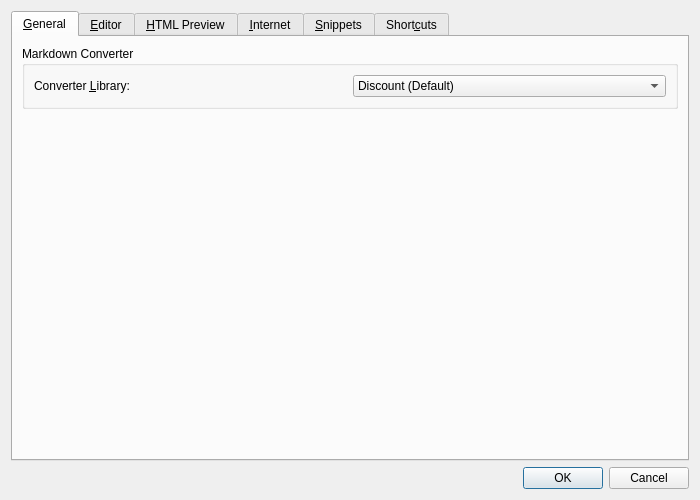
<?xml version="1.0" encoding="UTF-8"?>
<ui version="4.0">
 <class>OptionsDialog</class>
 <widget class="QDialog" name="OptionsDialog">
  <property name="geometry">
   <rect>
    <x>0</x>
    <y>0</y>
    <width>700</width>
    <height>500</height>
   </rect>
  </property>
  <property name="windowTitle">
   <string>Options...</string>
  </property>
  <layout class="QVBoxLayout" name="verticalLayout">
   <item>
    <widget class="QTabWidget" name="tabWidget">
     <property name="currentIndex">
      <number>0</number>
     </property>
     <widget class="QWidget" name="generalTab">
      <attribute name="title">
       <string>&amp;General</string>
      </attribute>
      <layout class="QVBoxLayout" name="verticalLayout_6">
       <item>
        <widget class="QGroupBox" name="converterGroupBox">
         <property name="title">
          <string>Markdown Converter</string>
         </property>
         <layout class="QHBoxLayout" name="horizontalLayout_2">
          <item>
           <widget class="QLabel" name="converterLabel">
            <property name="text">
             <string>Converter &amp;Library:</string>
            </property>
            <property name="buddy">
             <cstring>converterComboBox</cstring>
            </property>
           </widget>
          </item>
          <item>
           <widget class="QComboBox" name="converterComboBox">
            <item>
             <property name="text">
              <string extracomment="Name of a Markdown to HTML converter library">Discount (Default)</string>
             </property>
            </item>
            <item>
             <property name="text">
              <string extracomment="Name of a Markdown to HTML converter library">Hoedown</string>
             </property>
            </item>
            <item>
             <property name="text">
              <string>Reveal.js (Presentation)</string>
             </property>
            </item>
           </widget>
          </item>
         </layout>
        </widget>
       </item>
       <item>
        <spacer name="verticalSpacer_4">
         <property name="orientation">
          <enum>Qt::Vertical</enum>
         </property>
         <property name="sizeHint" stdset="0">
          <size>
           <width>20</width>
           <height>213</height>
          </size>
         </property>
        </spacer>
       </item>
      </layout>
     </widget>
     <widget class="QWidget" name="editorTab">
      <attribute name="title">
       <string>&amp;Editor</string>
      </attribute>
      <layout class="QVBoxLayout" name="verticalLayout_2">
       <item>
        <widget class="QGroupBox" name="fontGroupBox">
         <property name="title">
          <string>Font</string>
         </property>
         <layout class="QVBoxLayout" name="verticalLayout_11">
          <item>
           <layout class="QHBoxLayout" name="horizontalLayout_4">
            <item>
             <widget class="QLabel" name="familyLabel">
              <property name="text">
               <string>&amp;Family:</string>
              </property>
              <property name="buddy">
               <cstring>fontComboBox</cstring>
              </property>
             </widget>
            </item>
            <item>
             <widget class="QFontComboBox" name="fontComboBox"/>
            </item>
            <item>
             <spacer name="horizontalSpacer_3">
              <property name="orientation">
               <enum>Qt::Horizontal</enum>
              </property>
              <property name="sizeType">
               <enum>QSizePolicy::Minimum</enum>
              </property>
              <property name="sizeHint" stdset="0">
               <size>
                <width>40</width>
                <height>6</height>
               </size>
              </property>
             </spacer>
            </item>
            <item>
             <widget class="QLabel" name="sizeLabel">
              <property name="text">
               <string>Si&amp;ze:</string>
              </property>
              <property name="buddy">
               <cstring>sizeComboBox</cstring>
              </property>
             </widget>
            </item>
            <item>
             <widget class="QComboBox" name="sizeComboBox">
              <property name="sizePolicy">
               <sizepolicy hsizetype="Preferred" vsizetype="Fixed">
                <horstretch>0</horstretch>
                <verstretch>0</verstretch>
               </sizepolicy>
              </property>
             </widget>
            </item>
            <item>
             <spacer name="horizontalSpacer_4">
              <property name="orientation">
               <enum>Qt::Horizontal</enum>
              </property>
              <property name="sizeHint" stdset="0">
               <size>
                <width>40</width>
                <height>20</height>
               </size>
              </property>
             </spacer>
            </item>
           </layout>
          </item>
          <item>
           <widget class="QCheckBox" name="sourceSingleSizedCheckBox">
            <property name="text">
             <string>Markdown Source at Single Size</string>
            </property>
           </widget>
          </item>
         </layout>
        </widget>
       </item>
       <item>
        <widget class="QGroupBox" name="tabsGroupBox">
         <property name="title">
          <string>Tabs</string>
         </property>
         <layout class="QHBoxLayout" name="horizontalLayout_3">
          <item>
           <widget class="QLabel" name="tabWidthLabel">
            <property name="text">
             <string>&amp;Tab width:</string>
            </property>
            <property name="buddy">
             <cstring>tabWidthSpinBox</cstring>
            </property>
           </widget>
          </item>
          <item>
           <widget class="QSpinBox" name="tabWidthSpinBox">
            <property name="minimum">
             <number>1</number>
            </property>
            <property name="maximum">
             <number>16</number>
            </property>
            <property name="value">
             <number>8</number>
            </property>
           </widget>
          </item>
          <item>
           <widget class="QCheckBox" name="indentWithSpacesCheckBox">
            <property name="text">
             <string>Use spaces instead of tabs</string>
            </property>
           </widget>
          </item>
          <item>
           <widget class="QCheckBox" name="keepIndentationCheckBox">
            <property name="text">
             <string>Keep indentation of previous line</string>
            </property>
           </widget>
          </item>
          <item>
           <spacer name="horizontalSpacer">
            <property name="orientation">
             <enum>Qt::Horizontal</enum>
            </property>
            <property name="sizeHint" stdset="0">
             <size>
              <width>40</width>
              <height>20</height>
             </size>
            </property>
           </spacer>
          </item>
         </layout>
        </widget>
       </item>
       <item>
        <widget class="QGroupBox" name="otherGroupBox">
         <property name="title">
          <string>Other</string>
         </property>
         <layout class="QVBoxLayout" name="verticalLayout_10">
          <item>
           <layout class="QHBoxLayout" name="horizontalLayout">
            <item>
             <widget class="QCheckBox" name="rulerEnableCheckBox">
              <property name="text">
               <string>Display right margin at column:</string>
              </property>
             </widget>
            </item>
            <item>
             <widget class="QSpinBox" name="rulerPosSpinBox">
              <property name="enabled">
               <bool>false</bool>
              </property>
              <property name="minimum">
               <number>1</number>
              </property>
              <property name="maximum">
               <number>999</number>
              </property>
              <property name="value">
               <number>80</number>
              </property>
             </widget>
            </item>
            <item>
             <spacer name="horizontalSpacer_2">
              <property name="orientation">
               <enum>Qt::Horizontal</enum>
              </property>
              <property name="sizeHint" stdset="0">
               <size>
                <width>40</width>
                <height>20</height>
               </size>
              </property>
             </spacer>
            </item>
           </layout>
          </item>
          <item>
           <widget class="QCheckBox" name="lineColumnCheckBox">
            <property name="text">
             <string>Show cursor position in status bar</string>
            </property>
           </widget>
          </item>
         </layout>
        </widget>
       </item>
       <item>
        <spacer name="verticalSpacer">
         <property name="orientation">
          <enum>Qt::Vertical</enum>
         </property>
         <property name="sizeType">
          <enum>QSizePolicy::Expanding</enum>
         </property>
         <property name="sizeHint" stdset="0">
          <size>
           <width>20</width>
           <height>146</height>
          </size>
         </property>
        </spacer>
       </item>
      </layout>
     </widget>
     <widget class="QWidget" name="htmlPreviewTab">
      <attribute name="title">
       <string>&amp;HTML Preview</string>
      </attribute>
      <layout class="QVBoxLayout" name="verticalLayout_7">
       <item>
        <widget class="QGroupBox" name="previewFontsGroupBox">
         <property name="title">
          <string>Fonts</string>
         </property>
         <layout class="QGridLayout" name="gridLayout_2">
          <item row="0" column="5">
           <spacer name="horizontalSpacer_5">
            <property name="orientation">
             <enum>Qt::Horizontal</enum>
            </property>
            <property name="sizeHint" stdset="0">
             <size>
              <width>40</width>
              <height>20</height>
             </size>
            </property>
           </spacer>
          </item>
          <item row="2" column="0">
           <widget class="QLabel" name="sansSerifFontLabel">
            <property name="text">
             <string>S&amp;ans Serif Font:</string>
            </property>
            <property name="buddy">
             <cstring>sansSerifFontComboBox</cstring>
            </property>
           </widget>
          </item>
          <item row="2" column="1">
           <widget class="QFontComboBox" name="sansSerifFontComboBox"/>
          </item>
          <item row="0" column="1">
           <widget class="QFontComboBox" name="standardFontComboBox"/>
          </item>
          <item row="0" column="0">
           <widget class="QLabel" name="standardFontLabel">
            <property name="text">
             <string>S&amp;tandard Font:</string>
            </property>
            <property name="buddy">
             <cstring>standardFontComboBox</cstring>
            </property>
           </widget>
          </item>
          <item row="1" column="1">
           <widget class="QFontComboBox" name="serifFontComboBox"/>
          </item>
          <item row="3" column="3">
           <widget class="QLabel" name="defaultFixedSizeLabel">
            <property name="text">
             <string>Size:</string>
            </property>
           </widget>
          </item>
          <item row="1" column="0">
           <widget class="QLabel" name="serifFontLabel">
            <property name="text">
             <string>Se&amp;rif Font:</string>
            </property>
            <property name="buddy">
             <cstring>serifFontComboBox</cstring>
            </property>
           </widget>
          </item>
          <item row="3" column="4">
           <widget class="QComboBox" name="defaultFixedSizeComboBox">
            <property name="sizePolicy">
             <sizepolicy hsizetype="Preferred" vsizetype="Fixed">
              <horstretch>0</horstretch>
              <verstretch>0</verstretch>
             </sizepolicy>
            </property>
           </widget>
          </item>
          <item row="0" column="3">
           <widget class="QLabel" name="defaultSizeLabel">
            <property name="text">
             <string>Size:</string>
            </property>
           </widget>
          </item>
          <item row="0" column="4">
           <widget class="QComboBox" name="defaultSizeComboBox">
            <property name="sizePolicy">
             <sizepolicy hsizetype="Preferred" vsizetype="Fixed">
              <horstretch>0</horstretch>
              <verstretch>0</verstretch>
             </sizepolicy>
            </property>
           </widget>
          </item>
          <item row="3" column="1">
           <widget class="QFontComboBox" name="fixedFontComboBox"/>
          </item>
          <item row="3" column="0">
           <widget class="QLabel" name="fixedFontLabel">
            <property name="text">
             <string>&amp;Fixed Font:</string>
            </property>
            <property name="buddy">
             <cstring>fixedFontComboBox</cstring>
            </property>
           </widget>
          </item>
          <item row="0" column="2">
           <spacer name="horizontalSpacer_6">
            <property name="orientation">
             <enum>Qt::Horizontal</enum>
            </property>
            <property name="sizeType">
             <enum>QSizePolicy::Minimum</enum>
            </property>
            <property name="sizeHint" stdset="0">
             <size>
              <width>40</width>
              <height>6</height>
             </size>
            </property>
           </spacer>
          </item>
         </layout>
        </widget>
       </item>
       <item>
        <widget class="QGroupBox" name="mathGroupBox">
         <property name="title">
          <string>Math Support</string>
         </property>
         <layout class="QVBoxLayout" name="verticalLayout_9">
          <item>
           <widget class="QCheckBox" name="mathSupportCheckBox">
            <property name="text">
             <string>Enable Math Support</string>
            </property>
           </widget>
          </item>
          <item>
           <widget class="QCheckBox" name="mathInlineCheckBox">
            <property name="text">
             <string>Enable LaTeX syntax for inline Math</string>
            </property>
           </widget>
          </item>
         </layout>
        </widget>
       </item>
       <item>
        <spacer name="verticalSpacer_5">
         <property name="orientation">
          <enum>Qt::Vertical</enum>
         </property>
         <property name="sizeHint" stdset="0">
          <size>
           <width>20</width>
           <height>120</height>
          </size>
         </property>
        </spacer>
       </item>
      </layout>
     </widget>
     <widget class="QWidget" name="internetTab">
      <attribute name="title">
       <string>&amp;Internet</string>
      </attribute>
      <layout class="QVBoxLayout" name="verticalLayout_3">
       <item>
        <widget class="QGroupBox" name="proxyGroupBox">
         <property name="title">
          <string>Configure Proxy to Access the Internet</string>
         </property>
         <layout class="QVBoxLayout" name="verticalLayout_4">
          <item>
           <widget class="QRadioButton" name="noProxyRadioButton">
            <property name="text">
             <string>No prox&amp;y</string>
            </property>
            <property name="checked">
             <bool>true</bool>
            </property>
           </widget>
          </item>
          <item>
           <widget class="QRadioButton" name="systemProxyRadioButton">
            <property name="text">
             <string>&amp;Use system proxy settings</string>
            </property>
           </widget>
          </item>
          <item>
           <widget class="QRadioButton" name="manualProxyRadioButton">
            <property name="text">
             <string>&amp;Manual proxy configuration:</string>
            </property>
           </widget>
          </item>
          <item>
           <widget class="QFrame" name="frame">
            <property name="frameShape">
             <enum>QFrame::NoFrame</enum>
            </property>
            <property name="frameShadow">
             <enum>QFrame::Raised</enum>
            </property>
            <layout class="QFormLayout" name="formLayout">
             <item row="0" column="0">
              <widget class="QLabel" name="hostLabel">
               <property name="text">
                <string>H&amp;ost:</string>
               </property>
               <property name="buddy">
                <cstring>hostLineEdit</cstring>
               </property>
              </widget>
             </item>
             <item row="1" column="0">
              <widget class="QLabel" name="portLabel">
               <property name="text">
                <string>&amp;Port:</string>
               </property>
               <property name="buddy">
                <cstring>portLineEdit</cstring>
               </property>
              </widget>
             </item>
             <item row="2" column="0">
              <widget class="QLabel" name="userNameLabel">
               <property name="text">
                <string>User &amp;Name:</string>
               </property>
               <property name="buddy">
                <cstring>userNameLineEdit</cstring>
               </property>
              </widget>
             </item>
             <item row="3" column="0">
              <widget class="QLabel" name="passwordLabel">
               <property name="text">
                <string>Pass&amp;word:</string>
               </property>
               <property name="buddy">
                <cstring>passwordLineEdit</cstring>
               </property>
              </widget>
             </item>
             <item row="0" column="1">
              <widget class="QLineEdit" name="hostLineEdit">
               <property name="enabled">
                <bool>false</bool>
               </property>
              </widget>
             </item>
             <item row="1" column="1">
              <widget class="QLineEdit" name="portLineEdit">
               <property name="enabled">
                <bool>false</bool>
               </property>
              </widget>
             </item>
             <item row="2" column="1">
              <widget class="QLineEdit" name="userNameLineEdit">
               <property name="enabled">
                <bool>false</bool>
               </property>
              </widget>
             </item>
             <item row="3" column="1">
              <widget class="QLineEdit" name="passwordLineEdit">
               <property name="enabled">
                <bool>false</bool>
               </property>
              </widget>
             </item>
            </layout>
           </widget>
          </item>
         </layout>
        </widget>
       </item>
       <item>
        <spacer name="verticalSpacer_3">
         <property name="orientation">
          <enum>Qt::Vertical</enum>
         </property>
         <property name="sizeHint" stdset="0">
          <size>
           <width>20</width>
           <height>40</height>
          </size>
         </property>
        </spacer>
       </item>
      </layout>
     </widget>
     <widget class="QWidget" name="snippetsTab">
      <attribute name="title">
       <string>&amp;Snippets</string>
      </attribute>
      <layout class="QGridLayout" name="gridLayout">
       <item row="0" column="0">
        <widget class="QTableView" name="snippetTableView">
         <property name="selectionMode">
          <enum>QAbstractItemView::SingleSelection</enum>
         </property>
         <property name="selectionBehavior">
          <enum>QAbstractItemView::SelectRows</enum>
         </property>
         <property name="showGrid">
          <bool>false</bool>
         </property>
         <property name="wordWrap">
          <bool>false</bool>
         </property>
         <property name="cornerButtonEnabled">
          <bool>false</bool>
         </property>
         <attribute name="horizontalHeaderHighlightSections">
          <bool>false</bool>
         </attribute>
         <attribute name="horizontalHeaderStretchLastSection">
          <bool>true</bool>
         </attribute>
         <attribute name="verticalHeaderVisible">
          <bool>false</bool>
         </attribute>
         <attribute name="verticalHeaderDefaultSectionSize">
          <number>22</number>
         </attribute>
        </widget>
       </item>
       <item row="0" column="1">
        <layout class="QVBoxLayout" name="verticalLayout_5">
         <item>
          <widget class="QPushButton" name="addSnippetButton">
           <property name="text">
            <string>&amp;Add</string>
           </property>
          </widget>
         </item>
         <item>
          <widget class="QPushButton" name="removeSnippetButton">
           <property name="text">
            <string>&amp;Remove</string>
           </property>
          </widget>
         </item>
         <item>
          <spacer name="verticalSpacer_2">
           <property name="orientation">
            <enum>Qt::Vertical</enum>
           </property>
           <property name="sizeHint" stdset="0">
            <size>
             <width>20</width>
             <height>40</height>
            </size>
           </property>
          </spacer>
         </item>
        </layout>
       </item>
       <item row="1" column="0">
        <widget class="QPlainTextEdit" name="snippetTextEdit">
         <property name="readOnly">
          <bool>true</bool>
         </property>
        </widget>
       </item>
      </layout>
     </widget>
     <widget class="QWidget" name="shortcutsTab">
      <attribute name="title">
       <string>Short&amp;cuts</string>
      </attribute>
      <layout class="QVBoxLayout" name="verticalLayout_8">
       <item>
        <widget class="QTableWidget" name="shortcutsTable">
         <property name="cornerButtonEnabled">
          <bool>false</bool>
         </property>
         <property name="columnCount">
          <number>3</number>
         </property>
         <attribute name="verticalHeaderVisible">
          <bool>false</bool>
         </attribute>
         <column>
          <property name="text">
           <string>Action</string>
          </property>
         </column>
         <column>
          <property name="text">
           <string>Shortcut</string>
          </property>
         </column>
         <column>
          <property name="text">
           <string>Default</string>
          </property>
         </column>
        </widget>
       </item>
      </layout>
     </widget>
    </widget>
   </item>
   <item>
    <widget class="QDialogButtonBox" name="buttonBox">
     <property name="orientation">
      <enum>Qt::Horizontal</enum>
     </property>
     <property name="standardButtons">
      <set>QDialogButtonBox::Cancel|QDialogButtonBox::Ok</set>
     </property>
    </widget>
   </item>
  </layout>
 </widget>
 <resources/>
 <connections>
  <connection>
   <sender>buttonBox</sender>
   <signal>accepted()</signal>
   <receiver>OptionsDialog</receiver>
   <slot>accept()</slot>
   <hints>
    <hint type="sourcelabel">
     <x>236</x>
     <y>356</y>
    </hint>
    <hint type="destinationlabel">
     <x>157</x>
     <y>274</y>
    </hint>
   </hints>
  </connection>
  <connection>
   <sender>buttonBox</sender>
   <signal>rejected()</signal>
   <receiver>OptionsDialog</receiver>
   <slot>reject()</slot>
   <hints>
    <hint type="sourcelabel">
     <x>304</x>
     <y>356</y>
    </hint>
    <hint type="destinationlabel">
     <x>286</x>
     <y>274</y>
    </hint>
   </hints>
  </connection>
  <connection>
   <sender>manualProxyRadioButton</sender>
   <signal>toggled(bool)</signal>
   <receiver>OptionsDialog</receiver>
   <slot>manualProxyRadioButtonToggled(bool)</slot>
   <hints>
    <hint type="sourcelabel">
     <x>119</x>
     <y>68</y>
    </hint>
    <hint type="destinationlabel">
     <x>192</x>
     <y>157</y>
    </hint>
   </hints>
  </connection>
  <connection>
   <sender>addSnippetButton</sender>
   <signal>clicked()</signal>
   <receiver>OptionsDialog</receiver>
   <slot>addSnippetButtonClicked()</slot>
   <hints>
    <hint type="sourcelabel">
     <x>326</x>
     <y>54</y>
    </hint>
    <hint type="destinationlabel">
     <x>312</x>
     <y>4</y>
    </hint>
   </hints>
  </connection>
  <connection>
   <sender>removeSnippetButton</sender>
   <signal>clicked()</signal>
   <receiver>OptionsDialog</receiver>
   <slot>removeSnippetButtonClicked()</slot>
   <hints>
    <hint type="sourcelabel">
     <x>347</x>
     <y>88</y>
    </hint>
    <hint type="destinationlabel">
     <x>382</x>
     <y>101</y>
    </hint>
   </hints>
  </connection>
  <connection>
   <sender>rulerEnableCheckBox</sender>
   <signal>toggled(bool)</signal>
   <receiver>rulerPosSpinBox</receiver>
   <slot>setEnabled(bool)</slot>
   <hints>
    <hint type="sourcelabel">
     <x>115</x>
     <y>214</y>
    </hint>
    <hint type="destinationlabel">
     <x>228</x>
     <y>214</y>
    </hint>
   </hints>
  </connection>
 </connections>
 <slots>
  <slot>addSnippetButtonClicked()</slot>
  <slot>removeSnippetButtonClicked()</slot>
 </slots>
</ui>
